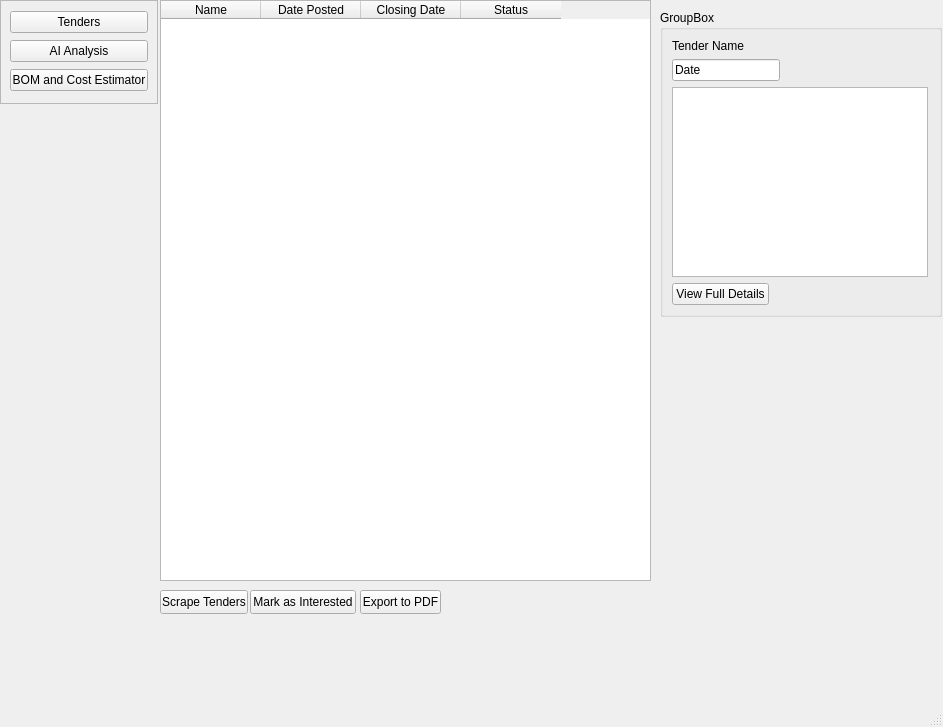
<?xml version="1.0" encoding="UTF-8"?>
<ui version="4.0">
 <class>MainWindow</class>
 <widget class="QMainWindow" name="MainWindow">
  <property name="geometry">
   <rect>
    <x>0</x>
    <y>0</y>
    <width>943</width>
    <height>727</height>
   </rect>
  </property>
  <property name="windowTitle">
   <string>MainWindow</string>
  </property>
  <widget class="QWidget" name="NavMenu">
   <widget class="QFrame" name="Nav_Menu_Container">
    <property name="geometry">
     <rect>
      <x>0</x>
      <y>0</y>
      <width>158</width>
      <height>104</height>
     </rect>
    </property>
    <property name="sizePolicy">
     <sizepolicy hsizetype="Fixed" vsizetype="Fixed">
      <horstretch>0</horstretch>
      <verstretch>0</verstretch>
     </sizepolicy>
    </property>
    <property name="frameShape">
     <enum>QFrame::Shape::StyledPanel</enum>
    </property>
    <property name="frameShadow">
     <enum>QFrame::Shadow::Raised</enum>
    </property>
    <layout class="QVBoxLayout" name="verticalLayout">
     <item>
      <widget class="QPushButton" name="Tender_Button">
       <property name="text">
        <string>Tenders</string>
       </property>
      </widget>
     </item>
     <item>
      <widget class="QPushButton" name="AI_Analysis_Button">
       <property name="text">
        <string>AI Analysis</string>
       </property>
      </widget>
     </item>
     <item>
      <widget class="QPushButton" name="pushButton_3">
       <property name="text">
        <string>BOM and Cost Estimator</string>
       </property>
      </widget>
     </item>
    </layout>
   </widget>
   <widget class="QTableWidget" name="TendeList">
    <property name="geometry">
     <rect>
      <x>160</x>
      <y>0</y>
      <width>491</width>
      <height>581</height>
     </rect>
    </property>
    <column>
     <property name="text">
      <string>Name</string>
     </property>
    </column>
    <column>
     <property name="text">
      <string>Date Posted</string>
     </property>
    </column>
    <column>
     <property name="text">
      <string>Closing Date</string>
     </property>
    </column>
    <column>
     <property name="text">
      <string>Status</string>
     </property>
    </column>
   </widget>
   <widget class="QGroupBox" name="TenderDetails">
    <property name="geometry">
     <rect>
      <x>660</x>
      <y>10</y>
      <width>282</width>
      <height>307</height>
     </rect>
    </property>
    <property name="title">
     <string>GroupBox</string>
    </property>
    <layout class="QFormLayout" name="formLayout">
     <item row="0" column="0">
      <widget class="QLabel" name="TenderName">
       <property name="text">
        <string>Tender Name</string>
       </property>
      </widget>
     </item>
     <item row="1" column="0">
      <widget class="QLineEdit" name="Date">
       <property name="text">
        <string>Date</string>
       </property>
      </widget>
     </item>
     <item row="2" column="0">
      <widget class="QTextEdit" name="TenderDescription"/>
     </item>
     <item row="3" column="0">
      <widget class="QPushButton" name="pushButton">
       <property name="text">
        <string>View Full Details</string>
       </property>
      </widget>
     </item>
    </layout>
   </widget>
   <widget class="QPushButton" name="ScrapeTendersButton">
    <property name="geometry">
     <rect>
      <x>160</x>
      <y>590</y>
      <width>88</width>
      <height>24</height>
     </rect>
    </property>
    <property name="text">
     <string>Scrape Tenders</string>
    </property>
   </widget>
   <widget class="QPushButton" name="MarkAsInterestedButton">
    <property name="geometry">
     <rect>
      <x>250</x>
      <y>590</y>
      <width>106</width>
      <height>24</height>
     </rect>
    </property>
    <property name="text">
     <string>Mark as Interested</string>
    </property>
   </widget>
   <widget class="QPushButton" name="ExportToPDFButton">
    <property name="geometry">
     <rect>
      <x>360</x>
      <y>590</y>
      <width>81</width>
      <height>24</height>
     </rect>
    </property>
    <property name="text">
     <string>Export to PDF</string>
    </property>
   </widget>
  </widget>
  <widget class="QMenuBar" name="menubar">
   <property name="geometry">
    <rect>
     <x>0</x>
     <y>0</y>
     <width>943</width>
     <height>33</height>
    </rect>
   </property>
  </widget>
  <widget class="QStatusBar" name="statusbar"/>
 </widget>
 <resources/>
 <connections/>
</ui>
